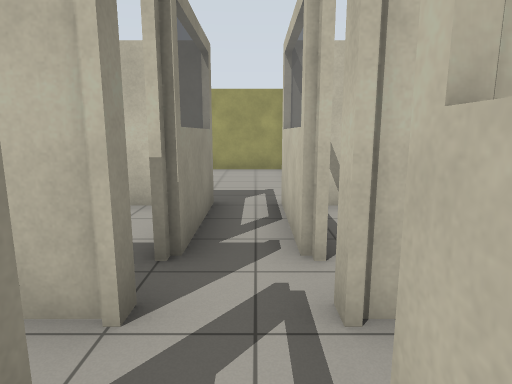
view 1 (above)

15 first-person views from a walk through a world built for the Gazebo simulator. The camera is 1.3 m above the floor, tilts 10° down and sees 75° across. The lines on the ground mark 1 m squares. The floor is counted in squares, 1 m on a side. Each view is taken from the middle of a square. On the plan, view 1 faces up. The plan holds only what a view shows up to about 14 squares ahead; the rest is blank. The place goes on beyond the plan. Simple patterns stand in for the simulator's built-in surfaces.

view 2
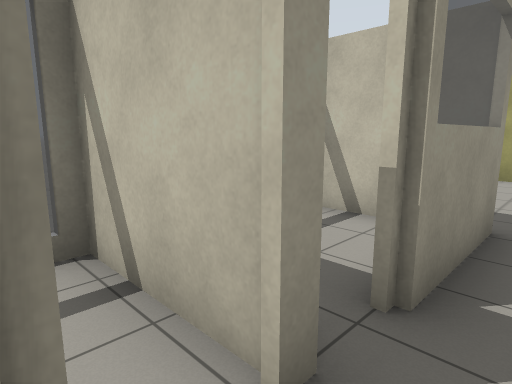

view 3
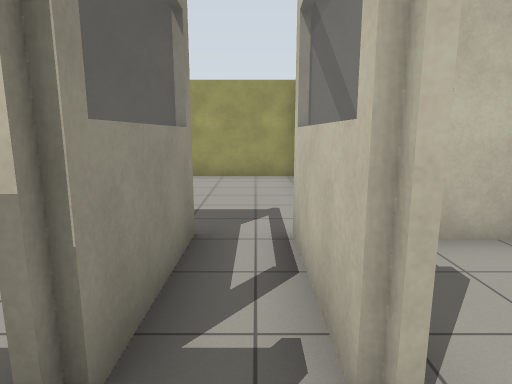

view 4
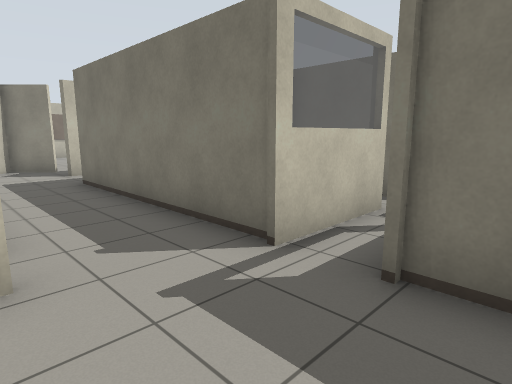

view 5
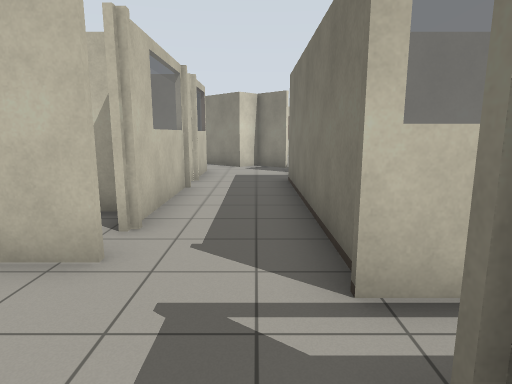

view 6
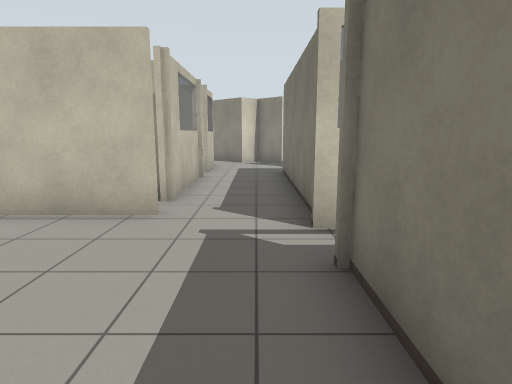

view 7
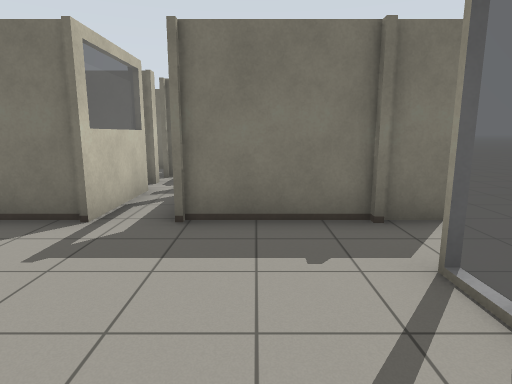

view 8
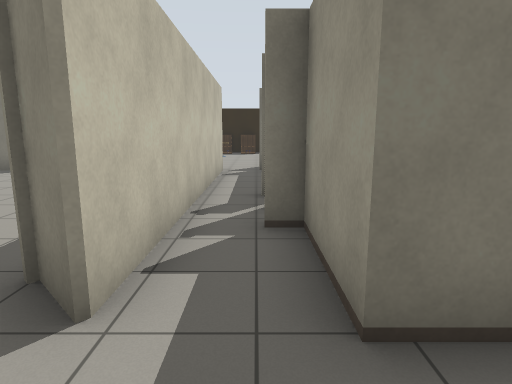

view 9
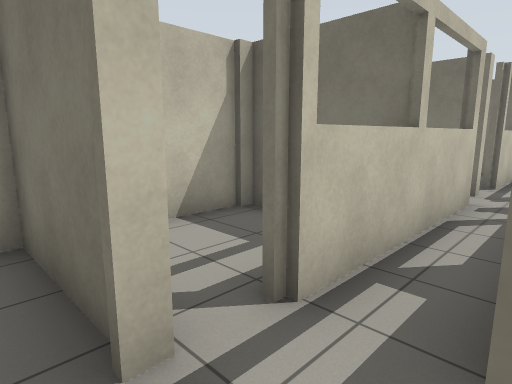

view 10
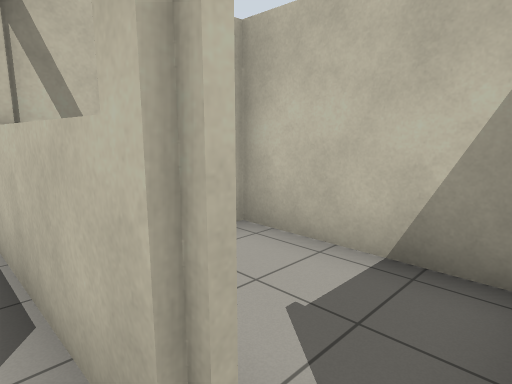

view 11
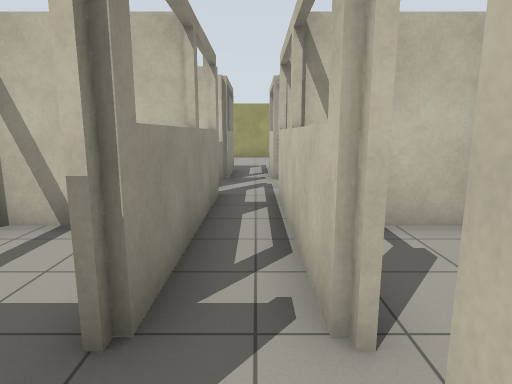

view 12
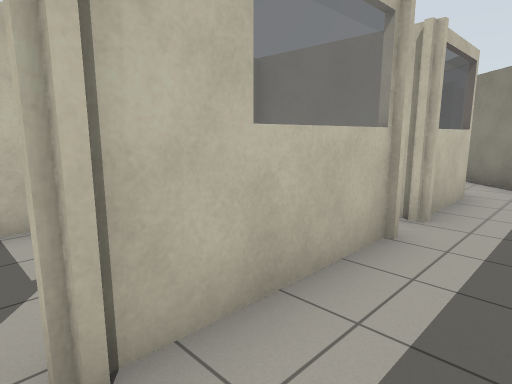

view 13
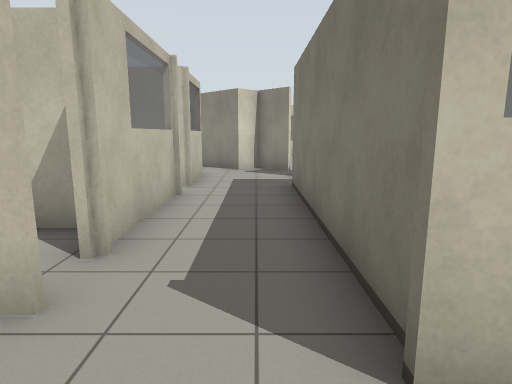

view 14
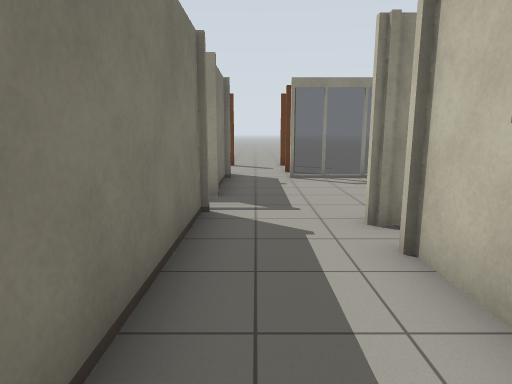

view 15
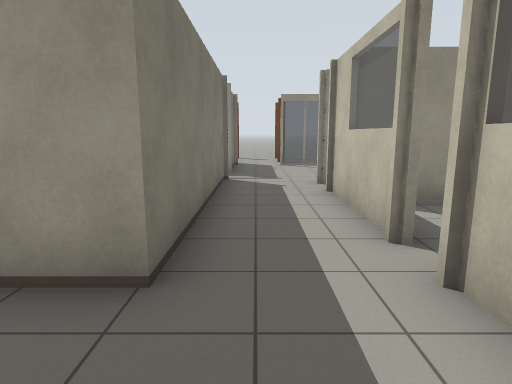

### Floor plan
Points are (right, up) in squares from view 1. A wall is a line through its corners. A room is listed if a view was taken in it or the views show most of it. See-through windows are left out.
Room 1 (views 1, 2, 3, 4, 5, 6, 7, 9, 10, 11, 13)
walls: (-0.8, 1.2) (-0.8, -4.2); (0.5, 2.2) (0.5, 2.3); (-0.8, 2.5) (-0.8, 2.2); (0.5, 3.2) (0.5, 6.1); (0.5, -4.2) (0.5, 1.2); (0.5, -5.5) (0.5, -5.2); (-4.5, 6.1) (-0.8, 6.1) (-0.8, 3.2); (1.2, 8.5) (1.2, 11.1); (0.5, -8.4) (0.5, -6.2); (-3.7, 10.2) (-3.7, 8)
ways out: opening at (1, 7.5) to room 2; opening at (1, 3) to room 3; gap at (1, -4) to room 5; gap at (1, 1) to room 6; opening at (-1, 3); gap at (-1, -4); gap at (-1, 1)
Room 2 (views 8, 12, 14, 15)
walls: (6.2, 8.7) (2.2, 8.7); (9.8, 8.7) (7.2, 8.7); (10.6, 5.9) (11.7, 6.9) (11, 7.6) (12.9, 9.5); (0.5, 6.1) (7.3, 6.1) (7.3, 3.5) (8, 3.5); (9.2, 2) (9.2, 6) (10.1, 5)
ways out: opening at (1, 7.5) to room 1; opening at (2, 8) to room 4; gap at (6, 9)
Room 3 (no view inside)
walls: (0.5, 2.3) (3.3, 2.3) (3.3, 5.2); (3.2, 6) (0.4, 6)
ways out: opening at (1, 3) to room 1
Room 4 (no view inside)
walls: (1.4, 9.1) (1.4, 8.5); (3.3, 9.1) (3.3, 10.1)
ways out: opening at (2, 8) to room 2
Room 5 (no view inside)
walls: (3.4, -1.4) (0.4, -1.4); (3.3, -4.8) (3.3, -0.9); (0.5, -5.2) (1.8, -5.2)
ways out: gap at (1, -4) to room 1
Room 6 (no view inside)
walls: (3.3, -0.9) (3.3, 0.5); (0.4, -1.3) (3.4, -1.3)
ways out: gap at (1, 1) to room 1

Where each view was taken, in squares from view 1:
view 1: 0 up, 0 right, facing up
view 2: 1 up, 0 right, facing up-left
view 3: 2 up, 0 right, facing up
view 4: 9 up, 2 left, facing down-right
view 5: 7 up, 2 left, facing right
view 6: 7 up, 4 left, facing right
view 7: 11 up, 2 left, facing down
view 8: 8 up, 8 right, facing down
view 9: 3 up, 1 left, facing down-right
view 10: 5 down, 0 right, facing up-right
view 11: 6 down, 0 right, facing up
view 12: 7 up, 2 right, facing up-right
view 13: 7 up, 1 left, facing right
view 14: 7 up, 6 right, facing left
view 15: 7 up, 10 right, facing left
